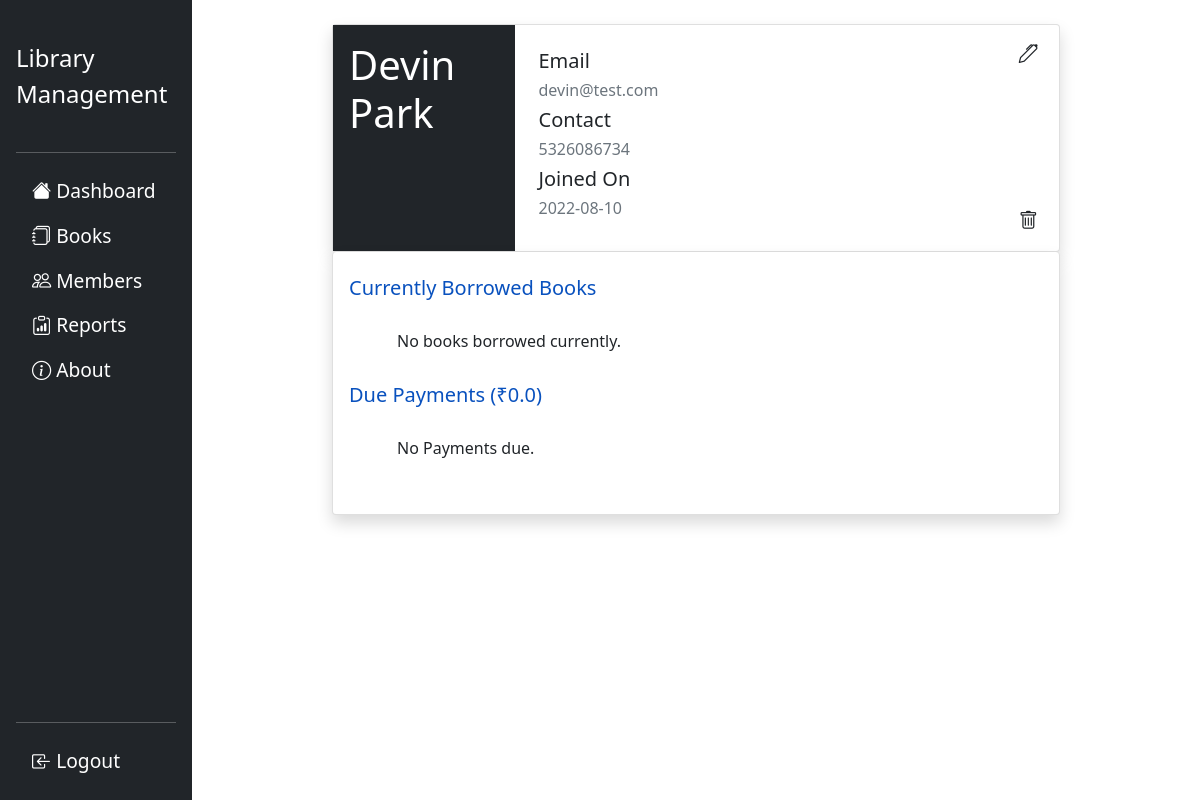
/member_info/5 (signed in), run on an earlier commit of the app's database.
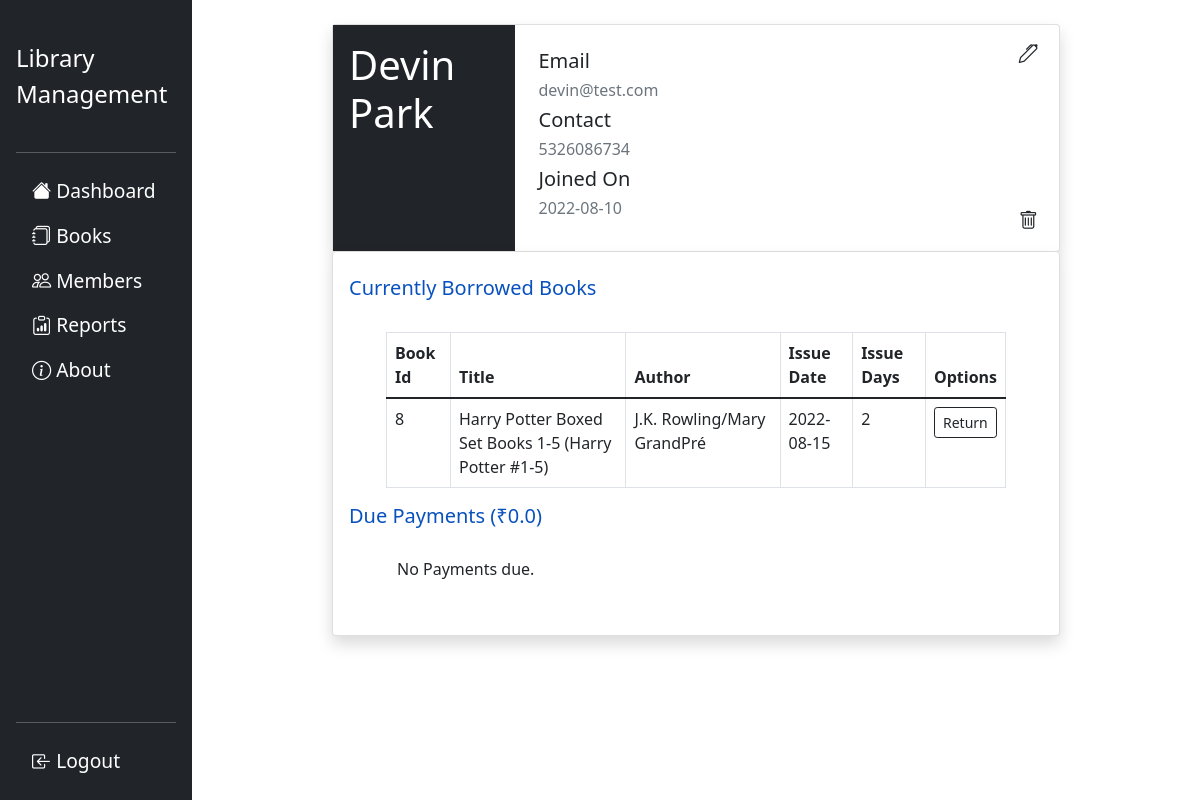
And on a later commit of the database.
### flasklib/models.py (models this page shows, shortened)
class Book(db.Model):
    bid=db.Column(db.Integer,primary_key=True)
    title=db.Column(db.String,nullable=False)
    authors=db.Column(db.String,nullable=False)
    average_rating=db.Column(db.String,nullable=False)
    isbn=db.Column(db.String,nullable=False)
    publisher=db.Column(db.String,nullable=False)
    publish_date=db.Column(db.String,nullable=False)
    quantity=db.Column(db.Integer,nullable=False,default=5)
    availability=db.Column(db.Integer,nullable=False,default=5)
    borrowers=db.Column(db.String,db.ForeignKey('member.mid'),default='')

class BookIssue(db.Model):
    issue_id=db.Column(db.Integer,primary_key=True)
    days=db.Column(db.Integer,nullable=False,default=7)
    bid=db.Column(db.Integer,nullable=False)
    mid=db.Column(db.Integer,db.ForeignKey('member.mid'),default='')
    issue_date=db.Column(db.DateTime,nullable=False,default=datetime.utcnow)
    due_date=db.Column(db.DateTime,nullable=False)
    fee=db.Column(db.Float)
    returned=db.Column(db.Boolean,nullable=False,default=0)

### flasklib/members/routes.py (the view, shortened to what this page needs)
@members.route("/member_info/<int:mid>",methods=['GET','POST'])
@login_required
def member_info(mid):
    member=Member.query.get(mid)
    borrowed=[]
    for i in member.issues:
        if i.returned==0:
            borrowed.append(Book.query.get(i.bid))
    dues=member.dues.split(',')
    dues.pop()
    issuedues=[]
    for due in dues:
        issuedues.append(BookIssue.query.get(due))
    return render_template('templates_members/member_info.html',title='Member Info',member=member,borrowed=borrowed,issuedues=issuedues)

### flasklib/models.py (called while the page is built)
@login_manager.user_loader
def load_user(user_id):
    return Admin.query.get(int(user_id))

### flasklib/templates/templates_members/member_info.html (shortened to what the changed rows need)
{% extends 'layout.html' %}
{% block content %}
<div class="container col-9">
    <div class="card shadow rounded">
        <div class="row g-0">
            <div class="col-md-3 p-0" style="background-color:rgb(33,37,41);">
                <h2 class="text-white display-6 m-3">{{ member.mname }}</h2>
            </div>
        </div>
    </div>
    <div class="card border-top-0 shadow rounded">
        <div class="card-body p-3 py-4">
            <h5 style="color: #0951be;">Currently Borrowed Books</h5><br>
                {% if borrowed|length>0 %}
                <div class="col-11 container">
                    <table class="table table-bordered table-responsive">
                        <thead class="">
                            <tr>
                            <th scope="col">Book Id</th>
                            <th scope="col">Title</th>
                            <th scope="col">Author</th>
                            <th scope="col">Issue Date</th>
                            <th scope="col">Issue Days</th>
                            <th scope="col">Options</th>
                            </tr>
                        </thead>
                        <tbody>
                        {% for i in range(borrowed|length) %}
                            <tr>
                            <td class="p-2">{{ borrowed[i].bid }}</td>
                            <td class="p-2">{{ borrowed[i].title }}</td>
                            <td class="p-2">{{ borrowed[i].authors }}</td>
                            {% set issuedate = member.issues[i].issue_date|string %}
                            <td class="p-2">{{ issuedate[:10] }}</td>
                            <td class="p-2">{{ member.issues[i].days }}</td>
                            <td class="p-2">
                                <form action="{{ url_for('issues.issue_return',bid=borrowed[i].bid) }}" method="GET" >
                                <button type="submit" class="btn btn-sm btn-outline-dark">Return</button>
                                </form>
                            </td>
                            </tr>
                        {% endfor %}
                        </tbody>
                    </table>
                </div>
                {% else %}
                    <h6 class="px-5">No books borrowed currently.</h6><br>
                {% endif %}
            <h5 style="color: #0951be;">Due Payments (₹{{ member.debt }})</h5><br>
            {% if member.debt>0 %}
            <div class="col-11 container">
                <table class="table table-bordered">
                    <thead class="text-center">
                        <tr>
                        <th scope="col">Issue Id</th>
                        <th scope="col">Book Id</th>
                        <th scope="col">Issue Date</th>
                        <th scope="col">Due Date</th>
                        <th scope="col">Fee</th>
                        <th scope="col">
                            <form action="{{ url_for('members.member_info',mid=member.mid,issue_id=0) }}" method="POST" >
                            <button type="submit" class="btn btn-sm btn-outline-dark">Pay All</button>
                            </form>
                        </th>
                        </tr>
                    </thead>
                    <tbody class="text-center">
                    {% for issuedue in issuedues %}
                        <tr>
                        <td class="p-3">{{ issuedue.issue_id }}</td>
                        <td class="p-3">{{ issuedue.bid }}</td>
                        {% set issuedate = issuedue.issue_date|string %}
                        <td class="p-3">{{ issuedate[:10] }}</td>
                        {% set duedate = issuedue.due_date|string %}
                        <td class="p-3">{{ duedate[:10] }}</td>
                        <td class="p-3">₹{{ issuedue.fee }}</td>
                        <td class="p-3">
                            <form action="{{ url_for('members.member_info',mid=member.mid,issue_id=issuedue.issue_id) }}" method="POST" >
                            <button type="submit" class="btn btn-sm btn-outline-dark">Pay</button>
                            </form>
                        </td>
                        </tr>
                    {% endfor %}
                    </tbody>
                </table>
            </div>
            {% else %}
            <h6 class="px-5">No Payments due.</h6><br>
            {% endif %}
        </div>
    </div>
</div>
{% endblock content %}

What changed in the data, as far as the page shows it:
now on this page (row edited): Book: bid "8", title "Harry Potter Boxed Set Books 1-5 (Harry Potter #1-5)", authors "J.K. Rowling/Mary GrandPré"
now on this page (row unchanged): BookIssue: days "2"
Also different on the page:
text no longer shown: "No books borrowed currently."
text now shown: "Book Id Title Author Issue Date Issue Days Options"
new list line: "2022-08-15 Return"
